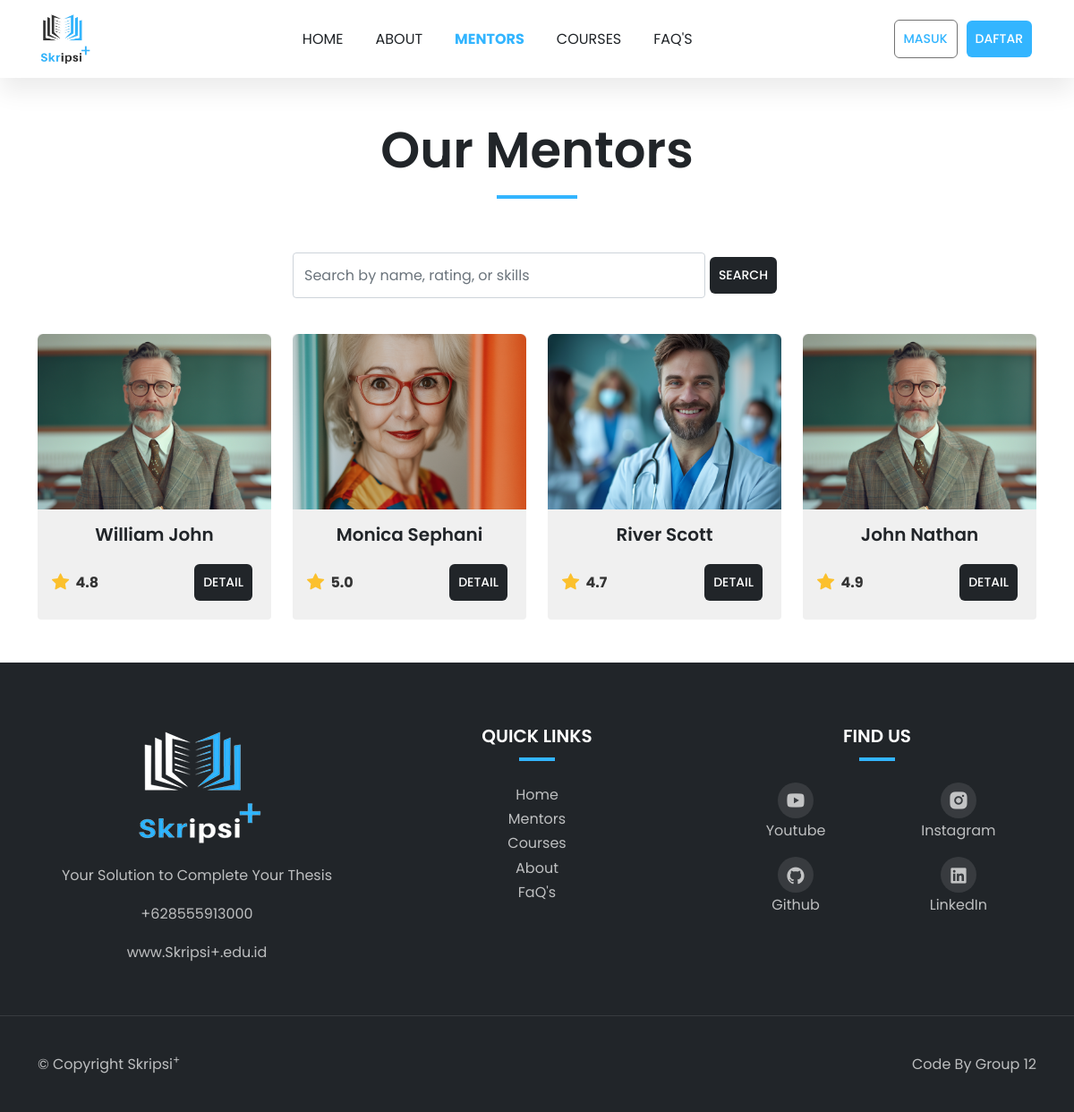
/mentors/, run on the app's committed database.
### public_app/models.py (models this page shows, shortened)
class Mentor(models.Model):
    name = models.CharField(max_length=100)
    image = models.ImageField(upload_to='mentors/')
    rating = models.DecimalField(max_digits=2, decimal_places=1)
    experience = models.PositiveIntegerField(help_text="Experience in years")
    specialization = models.CharField(max_length=100)
    bio = models.TextField()
    education = models.TextField(help_text="Educational background")
    skills = models.TextField(help_text="Comma-separated list of skills")
    price = models.DecimalField(max_digits=10, decimal_places=3, default=0.0, help_text="Consultation fee")

### public_app/views.py (the view)
# urls.py: path('mentors/', views.mentors, name='mentors'),
def mentors(request):
    query = request.GET.get('query')  # Ambil nilai pencarian dari URL
    mentors = Mentor.objects.all()
    if query:
        mentors = mentors.filter(
            Q(name__icontains=query) |
            Q(rating__icontains=query) |
            Q(skills__icontains=query)
        ).distinct()  # distinct() menghindari hasil duplikasi
    for mentor in mentors:
        mentor.education = mentor.education.split("\n")
        mentor.skills = mentor.skills.split(",")
    return render(request, 'mentors.html', {'mentors': mentors})

### public_app/templates/mentors.html (shortened to what this page needs)
{% extends "layouts/base.html" %} {% load static %} {% block content %}
<div class="mb-5">
  <div class="container mt-5 mb-0">
    <div class="row">
      <div class="col-12 text-center">
        <div class="section-title">
          <h1 class="display-4">Our Mentors</h1>
          <div class="line"></div>
        </div>
      </div>
    </div>
    <div class="row justify-content-center mb-4">
      <div class="col-md-6">
        <form
          class="form-inline d-flex justify-content-center"
          method="GET"
          action="{% url 'mentors' %}"
        >
          <input
            class="form-control"
            name="query"
            id="searchInput"
            type="search"
            placeholder="Search by name, rating, or skills"
            aria-label="Search"
          />
          <button class="btn btn-brand" type="submit" id="searchBtn">
            Search
          </button>
        </form>
      </div>
    </div>
    <div class="row" id="mentor-cards">
      {% for mentor in mentors %}
      <div class="col-lg-3 col-md-6 mt-3">
        <div class="card h-100" style="width: 100%">
          <div class="image-zoom">
            <div class="image-zoom-wrapper">
              <img
                src="{{ mentor.image.url }}"
                class="card-img-top"
                alt="{{ mentor.name }}"
              />
            </div>
          </div>
          <div class="card-body d-flex flex-column text-center">
            <h5 class="card-title mb-3">{{ mentor.name }}</h5>
            <div
              class="mt-auto d-flex justify-content-between align-items-center"
            >
              <div class="rating d-flex align-items-center">
                <i class="bi bi-star-fill"></i>
                <span class="ms-1">{{mentor.rating}}</span>
              </div>
              <a
                href="#"
                class="btn btn-brand"
                data-bs-toggle="modal"
                data-bs-target="#mentorModal{{ mentor.id }}"
                >Detail</a
              >
            </div>
          </div>
        </div>
      </div>
      {% endfor %}
    </div>
  </div>
</div>
{% endblock content %}

### static/css/style.css (style rules this page uses)
:root { --c-dark: #212529; --c-brand: #33b5ff; --c-brand-rgb: 51, 181, 255; --c-white-rgb: 255, 255, 255; --c-dark-rgb: 33, 37, 41; --c-body: #727272; --box-shadow: 0px 15px 25px rgba(0, 0, 0, 0.08); --transition: all 0.5s ease; --font-base: "Poppins-Variable", sans-serif; }
* { padding: 0; margin: 0; box-sizing: border-box; font-family: var(--font-base); }
body { line-height: 1.7 !important; color: var(--c-body) !important; font-size: 16px !important; }
h1,h2,h3,h4,h5,h6, .h1,.h2,.h3,.h4,.h5,.h6 { font-weight: 600 !important; color: var(--c-dark); }
a { text-decoration: none !important; }
span { color: var(--c-brand); }
.image-zoom { position: relative; overflow: hidden; }
.image-zoom-wrapper { overflow: hidden; position: relative; }
.image-zoom-wrapper img { transition: var(--transition); }
.btn { font-weight: 500; font-size: 14px; text-transform: uppercase; border-radius: 6px !important; padding: 10px 24px; }
.btn-brand { background-color: var(--c-dark) !important; border-color: var(--c-dark); color: #ffffff !important; }
.btn { padding: 10px; margin: 5px; background-color: none; border: none; }
.section-title { margin-bottom: 60px; }
.section-title .line { width: 90px; height: 4px; background-color: var(--c-brand); margin: 16px auto 24px; }
.card { border: none !important; background-color: #F0F0F0 !important; flex: 1 1 300px; display: flex; flex-direction: column; justify-content: space-between; height: 100%; font-size: 16px !important; }
.card-body { flex-grow: 1; display: flex; flex-direction: column; justify-content: flex-start; }
.rating i { color: #fbc02d; font-size: 1.2rem; margin-right: 0.2rem; }
.rating span { font-size: 1rem; font-weight: bold; color: #333; }

### data on the page
Mentor: image (picture), name "William John", rating "4.8"
Mentor: image (picture), name "Monica Sephani", rating "5.0"
Mentor: image (picture), name "River Scott", rating "4.7"
Mentor: image (picture), name "John Nathan", rating "4.9"
